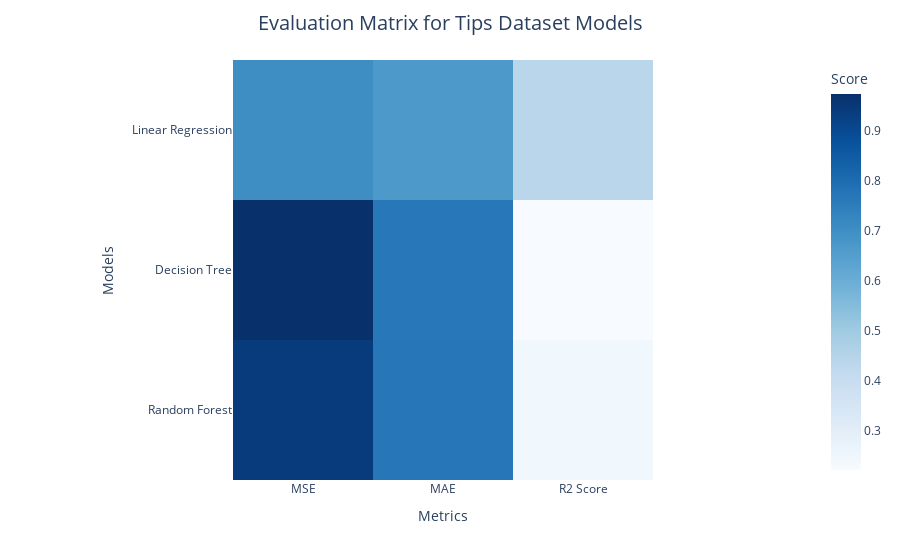

Write notebook code for a chart like this one.
### Code cell
import plotly.express as px

# Reset index for Plotly compatibility
evaluation_df_reset = evaluation_df.reset_index().melt(id_vars="index", var_name="Metric", value_name="Score")

# Visualize with Plotly Heatmap
fig = px.imshow(
    evaluation_df.values,
    labels=dict(x="Metrics", y="Models", color="Score"),
    x=evaluation_df.columns,
    y=evaluation_df.index,
    color_continuous_scale="Blues",
)

fig.update_layout(
    title_text='Evaluation Matrix for Tips Dataset Models',
    title_x=0.5,
    title_font=dict(size=20)
)

fig.show()

### Figure 1 — Plotly figure (JSON) as saved in the notebook; plotly's stock layout.template omitted (floating-point values rounded to 4 significant figures)
{"data": [{"coloraxis": "coloraxis", "hovertemplate": "Metrics: %{x}<br>Models: %{y}<br>Score: %{z}<extra></extra>", "name": "0", "type": "heatmap", "x": ["MSE", "MAE", "R2 Score"], "xaxis": "x", "y": ["Linear Regression", "Decision Tree", "Random Forest"], "yaxis": "y", "z": [[0.7034, 0.6671, 0.4373], [0.9725, 0.7647, 0.222], [0.9406, 0.7677, 0.2475]]}], "layout": {"coloraxis": {"colorbar": {"title": {"text": "Score"}}, "colorscale": [[0, "rgb(247,251,255)"], [0.125, "rgb(222,235,247)"], [0.25, "rgb(198,219,239)"], [0.375, "rgb(158,202,225)"], [0.5, "rgb(107,174,214)"], [0.625, "rgb(66,146,198)"], [0.75, "rgb(33,113,181)"], [0.875, "rgb(8,81,156)"], [1, "rgb(8,48,107)"]]}, "margin": {"t": 60}, "title": {"font": {"size": 20}, "text": "Evaluation Matrix for Tips Dataset Models", "x": 0.5}, "xaxis": {"anchor": "y", "constrain": "domain", "domain": [0, 1], "scaleanchor": "y", "title": {"text": "Metrics"}}, "yaxis": {"anchor": "x", "autorange": "reversed", "constrain": "domain", "domain": [0, 1], "title": {"text": "Models"}}}}
